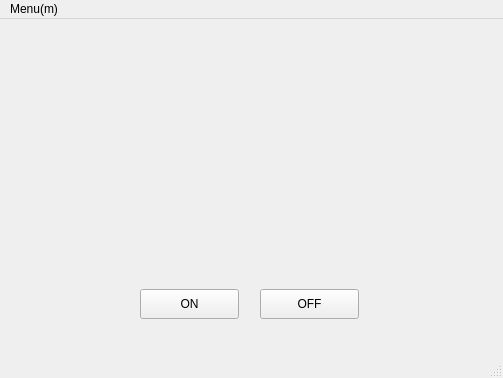
<?xml version="1.0" encoding="UTF-8"?>
<ui version="4.0">
 <class>MainWindow</class>
 <widget class="QMainWindow" name="MainWindow">
  <property name="geometry">
   <rect>
    <x>0</x>
    <y>0</y>
    <width>503</width>
    <height>378</height>
   </rect>
  </property>
  <property name="windowTitle">
   <string>MainWindow</string>
  </property>
  <widget class="QWidget" name="centralwidget">
   <widget class="QPushButton" name="BtnOn">
    <property name="geometry">
     <rect>
      <x>140</x>
      <y>270</y>
      <width>99</width>
      <height>30</height>
     </rect>
    </property>
    <property name="text">
     <string>ON</string>
    </property>
   </widget>
   <widget class="QPushButton" name="BtnOff">
    <property name="geometry">
     <rect>
      <x>260</x>
      <y>270</y>
      <width>99</width>
      <height>30</height>
     </rect>
    </property>
    <property name="text">
     <string>OFF</string>
    </property>
   </widget>
  </widget>
  <widget class="QMenuBar" name="menubar">
   <property name="geometry">
    <rect>
     <x>0</x>
     <y>0</y>
     <width>503</width>
     <height>28</height>
    </rect>
   </property>
   <widget class="QMenu" name="menu">
    <property name="title">
     <string>Menu(m)</string>
    </property>
   </widget>
   <addaction name="menu"/>
  </widget>
  <widget class="QStatusBar" name="statusbar"/>
 </widget>
 <resources/>
 <connections/>
</ui>
